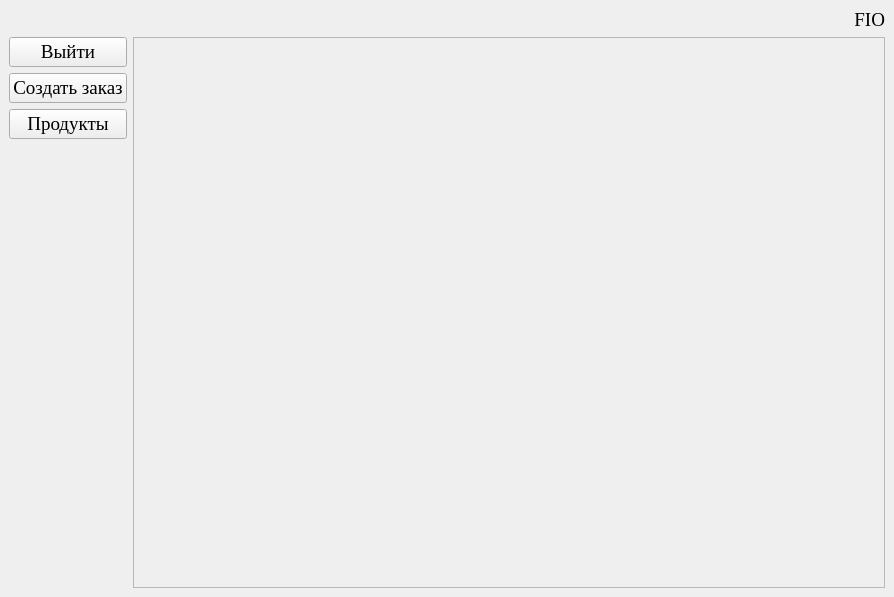
<?xml version="1.0" encoding="UTF-8"?>
<ui version="4.0">
 <class>OrdersWindow</class>
 <widget class="QMainWindow" name="OrdersWindow">
  <property name="geometry">
   <rect>
    <x>0</x>
    <y>0</y>
    <width>894</width>
    <height>597</height>
   </rect>
  </property>
  <property name="font">
   <font>
    <family>Times New Roman</family>
    <pointsize>14</pointsize>
   </font>
  </property>
  <property name="windowTitle">
   <string>Заказы</string>
  </property>
  <property name="windowIcon">
   <iconset>
    <normaloff>../../../../../../../time/import/icon.ico</normaloff>../../../../../../../time/import/icon.ico</iconset>
  </property>
  <widget class="QWidget" name="centralwidget">
   <layout class="QGridLayout" name="gridLayout">
    <item row="2" column="0">
     <layout class="QVBoxLayout" name="verticalLayout_2">
      <item>
       <widget class="QPushButton" name="Exit">
        <property name="text">
         <string>Выйти</string>
        </property>
       </widget>
      </item>
      <item>
       <widget class="QPushButton" name="CreateOrder">
        <property name="text">
         <string>Создать заказ</string>
        </property>
       </widget>
      </item>
      <item>
       <widget class="QPushButton" name="Products">
        <property name="text">
         <string>Продукты</string>
        </property>
       </widget>
      </item>
      <item>
       <spacer name="verticalSpacer">
        <property name="orientation">
         <enum>Qt::Vertical</enum>
        </property>
        <property name="sizeHint" stdset="0">
         <size>
          <width>20</width>
          <height>40</height>
         </size>
        </property>
       </spacer>
      </item>
     </layout>
    </item>
    <item row="0" column="1">
     <widget class="QLabel" name="FIO">
      <property name="text">
       <string>FIO</string>
      </property>
      <property name="alignment">
       <set>Qt::AlignRight|Qt::AlignTrailing|Qt::AlignVCenter</set>
      </property>
     </widget>
    </item>
    <item row="2" column="1">
     <widget class="QScrollArea" name="scrollArea">
      <property name="widgetResizable">
       <bool>true</bool>
      </property>
      <widget class="QWidget" name="scrollAreaWidgetContents">
       <property name="geometry">
        <rect>
         <x>0</x>
         <y>0</y>
         <width>746</width>
         <height>550</height>
        </rect>
       </property>
       <layout class="QVBoxLayout" name="verticalLayout_3"/>
      </widget>
     </widget>
    </item>
   </layout>
  </widget>
 </widget>
 <resources/>
 <connections/>
</ui>
